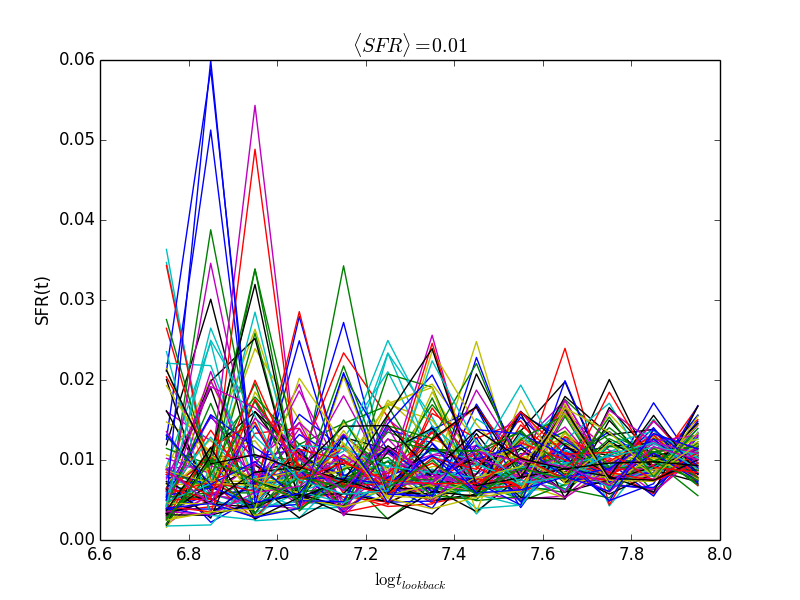

This figure's Python source:
import cmf
import numpy as np
import matplotlib.pyplot as pl

clusters = cmf.CMF()
bins = 10**np.linspace(6.7,8,14)
nsim = 100

bcent = np.log10(bins[0:-1]) + np.diff(np.log10(bins))/2.

pl.figure()
all_sfh = np.zeros([nsim, len(bins)-1])
sfr = 1e-2
for i in xrange(nsim):
    m, t, sfh = clusters.sfh(sfr = sfr, interval = 1e8, timebins = bins)
    all_sfh[i,:] = sfh
    #pl.plot(t,m,'.')
    pl.plot(bcent, sfh)

pl.xlabel(r'$\log t_{{lookback}}$')
pl.ylabel(r'SFR(t)')
pl.title(r'$\langle SFR \rangle = {0}$'.format(sfr))
pl.show()
